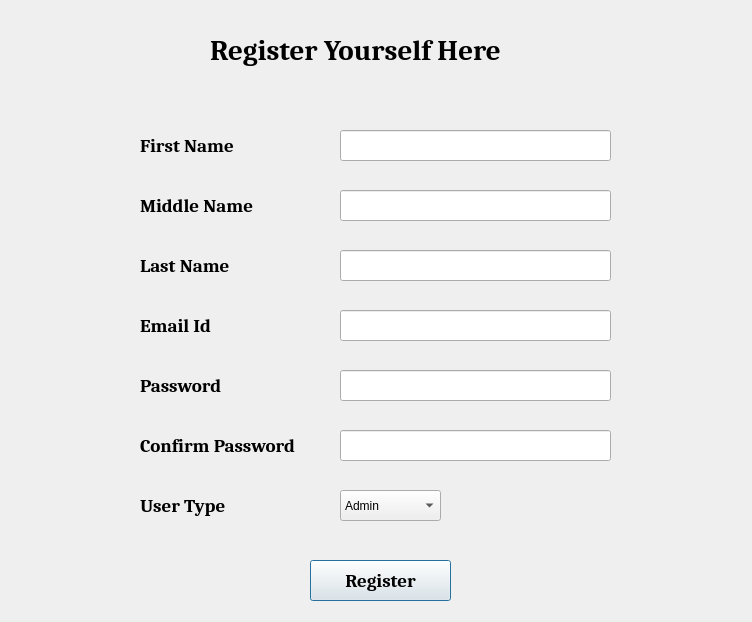
<?xml version="1.0" encoding="UTF-8"?>
<ui version="4.0">
 <class>Dialog</class>
 <widget class="QDialog" name="Dialog">
  <property name="geometry">
   <rect>
    <x>0</x>
    <y>0</y>
    <width>752</width>
    <height>622</height>
   </rect>
  </property>
  <property name="windowTitle">
   <string>Dialog</string>
  </property>
  <widget class="QLabel" name="lb_fname">
   <property name="geometry">
    <rect>
     <x>140</x>
     <y>130</y>
     <width>111</width>
     <height>31</height>
    </rect>
   </property>
   <property name="font">
    <font>
     <family>Cambria</family>
     <pointsize>14</pointsize>
     <weight>75</weight>
     <bold>true</bold>
    </font>
   </property>
   <property name="text">
    <string>First Name</string>
   </property>
  </widget>
  <widget class="QLabel" name="lbl_head">
   <property name="geometry">
    <rect>
     <x>210</x>
     <y>30</y>
     <width>321</width>
     <height>41</height>
    </rect>
   </property>
   <property name="font">
    <font>
     <family>Cambria</family>
     <pointsize>22</pointsize>
     <weight>75</weight>
     <bold>true</bold>
    </font>
   </property>
   <property name="text">
    <string>Register Yourself Here</string>
   </property>
  </widget>
  <widget class="QLineEdit" name="txt_fname">
   <property name="geometry">
    <rect>
     <x>340</x>
     <y>130</y>
     <width>271</width>
     <height>31</height>
    </rect>
   </property>
  </widget>
  <widget class="QLabel" name="lb_mname">
   <property name="geometry">
    <rect>
     <x>140</x>
     <y>190</y>
     <width>121</width>
     <height>31</height>
    </rect>
   </property>
   <property name="font">
    <font>
     <family>Cambria</family>
     <pointsize>14</pointsize>
     <weight>75</weight>
     <bold>true</bold>
    </font>
   </property>
   <property name="text">
    <string>Middle Name</string>
   </property>
  </widget>
  <widget class="QLineEdit" name="txt_mname">
   <property name="geometry">
    <rect>
     <x>340</x>
     <y>190</y>
     <width>271</width>
     <height>31</height>
    </rect>
   </property>
  </widget>
  <widget class="QLabel" name="lb_lname">
   <property name="geometry">
    <rect>
     <x>140</x>
     <y>250</y>
     <width>121</width>
     <height>31</height>
    </rect>
   </property>
   <property name="font">
    <font>
     <family>Cambria</family>
     <pointsize>14</pointsize>
     <weight>75</weight>
     <bold>true</bold>
    </font>
   </property>
   <property name="text">
    <string>Last Name</string>
   </property>
  </widget>
  <widget class="QLineEdit" name="txt_lname">
   <property name="geometry">
    <rect>
     <x>340</x>
     <y>250</y>
     <width>271</width>
     <height>31</height>
    </rect>
   </property>
  </widget>
  <widget class="QLabel" name="lb_emailid">
   <property name="geometry">
    <rect>
     <x>140</x>
     <y>310</y>
     <width>121</width>
     <height>31</height>
    </rect>
   </property>
   <property name="font">
    <font>
     <family>Cambria</family>
     <pointsize>14</pointsize>
     <weight>75</weight>
     <bold>true</bold>
    </font>
   </property>
   <property name="text">
    <string>Email Id</string>
   </property>
  </widget>
  <widget class="QLineEdit" name="txt_emailid">
   <property name="geometry">
    <rect>
     <x>340</x>
     <y>310</y>
     <width>271</width>
     <height>31</height>
    </rect>
   </property>
  </widget>
  <widget class="QLabel" name="lb_pswd">
   <property name="geometry">
    <rect>
     <x>140</x>
     <y>370</y>
     <width>121</width>
     <height>31</height>
    </rect>
   </property>
   <property name="font">
    <font>
     <family>Cambria</family>
     <pointsize>14</pointsize>
     <weight>75</weight>
     <bold>true</bold>
    </font>
   </property>
   <property name="text">
    <string>Password</string>
   </property>
  </widget>
  <widget class="QLabel" name="lb_cnfmpswd">
   <property name="geometry">
    <rect>
     <x>140</x>
     <y>430</y>
     <width>171</width>
     <height>31</height>
    </rect>
   </property>
   <property name="font">
    <font>
     <family>Cambria</family>
     <pointsize>14</pointsize>
     <weight>75</weight>
     <bold>true</bold>
    </font>
   </property>
   <property name="text">
    <string>Confirm Password</string>
   </property>
  </widget>
  <widget class="QLineEdit" name="txt_pswd">
   <property name="geometry">
    <rect>
     <x>340</x>
     <y>370</y>
     <width>271</width>
     <height>31</height>
    </rect>
   </property>
   <property name="echoMode">
    <enum>QLineEdit::Password</enum>
   </property>
  </widget>
  <widget class="QLineEdit" name="txt_cnfmpswd">
   <property name="geometry">
    <rect>
     <x>340</x>
     <y>430</y>
     <width>271</width>
     <height>31</height>
    </rect>
   </property>
   <property name="echoMode">
    <enum>QLineEdit::Password</enum>
   </property>
  </widget>
  <widget class="QPushButton" name="btn_register">
   <property name="geometry">
    <rect>
     <x>310</x>
     <y>560</y>
     <width>141</width>
     <height>41</height>
    </rect>
   </property>
   <property name="font">
    <font>
     <family>Cambria</family>
     <pointsize>14</pointsize>
     <weight>75</weight>
     <bold>true</bold>
    </font>
   </property>
   <property name="text">
    <string>Register</string>
   </property>
  </widget>
  <widget class="QLabel" name="lb_usrtyp">
   <property name="geometry">
    <rect>
     <x>140</x>
     <y>490</y>
     <width>91</width>
     <height>31</height>
    </rect>
   </property>
   <property name="font">
    <font>
     <family>Cambria</family>
     <pointsize>14</pointsize>
     <weight>75</weight>
     <bold>true</bold>
    </font>
   </property>
   <property name="text">
    <string>User Type</string>
   </property>
  </widget>
  <widget class="QComboBox" name="combo_usrtyp">
   <property name="geometry">
    <rect>
     <x>340</x>
     <y>490</y>
     <width>101</width>
     <height>31</height>
    </rect>
   </property>
   <item>
    <property name="text">
     <string>Admin</string>
    </property>
   </item>
   <item>
    <property name="text">
     <string>Default User</string>
    </property>
   </item>
  </widget>
 </widget>
 <resources/>
 <connections/>
</ui>
